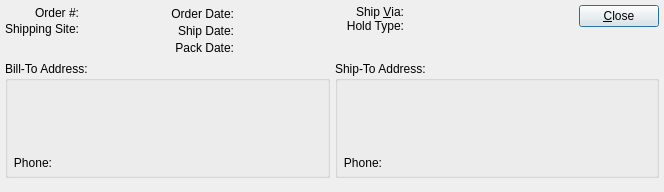
<ui version="4.0" >
 <author></author>
 <comment>This file is part of the xTuple ERP: PostBooks Edition, a free and
open source Enterprise Resource Planning software suite,
Copyright (c) 1999-2011 by OpenMFG LLC, d/b/a xTuple.
It is licensed to you under the Common Public Attribution License
version 1.0, the full text of which (including xTuple-specific Exhibits)
is available at www.xtuple.com/CPAL.  By using this software, you agree
to be bound by its terms.</comment>
 <exportmacro></exportmacro>
 <class>salesOrderInformation</class>
 <widget class="QDialog" name="salesOrderInformation" >
  <property name="enabled" >
   <bool>true</bool>
  </property>
  <property name="geometry" >
   <rect>
    <x>0</x>
    <y>0</y>
    <width>664</width>
    <height>192</height>
   </rect>
  </property>
  <property name="windowTitle" >
   <string>Sales Order Information</string>
  </property>
  <layout class="QVBoxLayout" >
   <property name="margin" >
    <number>5</number>
   </property>
   <property name="spacing" >
    <number>0</number>
   </property>
   <item>
    <layout class="QVBoxLayout" >
     <property name="margin" >
      <number>0</number>
     </property>
     <property name="spacing" >
      <number>5</number>
     </property>
     <item>
      <layout class="QHBoxLayout" >
       <property name="margin" >
        <number>0</number>
       </property>
       <property name="spacing" >
        <number>7</number>
       </property>
       <item>
        <layout class="QVBoxLayout" >
         <property name="margin" >
          <number>0</number>
         </property>
         <property name="spacing" >
          <number>0</number>
         </property>
         <item>
          <layout class="QHBoxLayout" >
           <property name="margin" >
            <number>0</number>
           </property>
           <property name="spacing" >
            <number>5</number>
           </property>
           <item>
            <layout class="QVBoxLayout" >
             <property name="margin" >
              <number>0</number>
             </property>
             <property name="spacing" >
              <number>0</number>
             </property>
             <item>
              <widget class="QLabel" name="_orderNumberLit" >
               <property name="text" >
                <string>Order #:</string>
               </property>
               <property name="alignment" >
                <set>Qt::AlignRight|Qt::AlignTrailing|Qt::AlignVCenter</set>
               </property>
              </widget>
             </item>
             <item>
              <widget class="QLabel" name="_shippingWhseLit" >
               <property name="text" >
                <string>Shipping Site:</string>
               </property>
               <property name="alignment" >
                <set>Qt::AlignRight|Qt::AlignTrailing|Qt::AlignVCenter</set>
               </property>
              </widget>
             </item>
            </layout>
           </item>
           <item>
            <layout class="QVBoxLayout" >
             <property name="margin" >
              <number>0</number>
             </property>
             <property name="spacing" >
              <number>0</number>
             </property>
             <item>
              <widget class="QLabel" name="_orderNumber" >
               <property name="minimumSize" >
                <size>
                 <width>80</width>
                 <height>0</height>
                </size>
               </property>
               <property name="alignment" >
                <set>Qt::AlignLeading|Qt::AlignLeft|Qt::AlignVCenter</set>
               </property>
              </widget>
             </item>
             <item>
              <widget class="QLabel" name="_warehouse" >
               <property name="alignment" >
                <set>Qt::AlignLeading|Qt::AlignLeft|Qt::AlignVCenter</set>
               </property>
              </widget>
             </item>
            </layout>
           </item>
          </layout>
         </item>
         <item>
          <spacer>
           <property name="orientation" >
            <enum>Qt::Vertical</enum>
           </property>
           <property name="sizeType" >
            <enum>QSizePolicy::Preferred</enum>
           </property>
           <property name="sizeHint" >
            <size>
             <width>20</width>
             <height>20</height>
            </size>
           </property>
          </spacer>
         </item>
        </layout>
       </item>
       <item>
        <layout class="QHBoxLayout" >
         <property name="margin" >
          <number>0</number>
         </property>
         <property name="spacing" >
          <number>5</number>
         </property>
         <item>
          <layout class="QVBoxLayout" >
           <property name="margin" >
            <number>0</number>
           </property>
           <property name="spacing" >
            <number>0</number>
           </property>
           <item>
            <widget class="QLabel" name="_orderDateLit" >
             <property name="text" >
              <string>Order Date:</string>
             </property>
             <property name="alignment" >
              <set>Qt::AlignRight|Qt::AlignTrailing|Qt::AlignVCenter</set>
             </property>
            </widget>
           </item>
           <item>
            <widget class="QLabel" name="_shipDateLit" >
             <property name="text" >
              <string>Ship Date:</string>
             </property>
             <property name="alignment" >
              <set>Qt::AlignRight|Qt::AlignTrailing|Qt::AlignVCenter</set>
             </property>
            </widget>
           </item>
           <item>
            <widget class="QLabel" name="_packDateLit" >
             <property name="text" >
              <string>Pack Date:</string>
             </property>
             <property name="alignment" >
              <set>Qt::AlignRight|Qt::AlignTrailing|Qt::AlignVCenter</set>
             </property>
            </widget>
           </item>
          </layout>
         </item>
         <item>
          <layout class="QVBoxLayout" >
           <property name="margin" >
            <number>0</number>
           </property>
           <property name="spacing" >
            <number>0</number>
           </property>
           <item>
            <widget class="QLabel" name="_orderDate" >
             <property name="minimumSize" >
              <size>
               <width>100</width>
               <height>0</height>
              </size>
             </property>
            </widget>
           </item>
           <item>
            <widget class="QLabel" name="_shipDate" >
             <property name="minimumSize" >
              <size>
               <width>100</width>
               <height>0</height>
              </size>
             </property>
            </widget>
           </item>
           <item>
            <widget class="QLabel" name="_packDate" >
             <property name="minimumSize" >
              <size>
               <width>100</width>
               <height>0</height>
              </size>
             </property>
            </widget>
           </item>
          </layout>
         </item>
        </layout>
       </item>
       <item>
        <layout class="QVBoxLayout" >
         <property name="margin" >
          <number>0</number>
         </property>
         <property name="spacing" >
          <number>0</number>
         </property>
         <item>
          <layout class="QHBoxLayout" >
           <property name="margin" >
            <number>0</number>
           </property>
           <property name="spacing" >
            <number>5</number>
           </property>
           <item>
            <layout class="QVBoxLayout" >
             <property name="margin" >
              <number>0</number>
             </property>
             <property name="spacing" >
              <number>0</number>
             </property>
             <item>
              <widget class="QLabel" name="_shipViaLit" >
               <property name="text" >
                <string>Ship &amp;Via:</string>
               </property>
               <property name="alignment" >
                <set>Qt::AlignRight|Qt::AlignTrailing|Qt::AlignVCenter</set>
               </property>
               <property name="buddy" >
                <cstring>_shipVia</cstring>
               </property>
              </widget>
             </item>
             <item>
              <widget class="QLabel" name="_holdTypeLit" >
               <property name="text" >
                <string>Hold Type:</string>
               </property>
               <property name="alignment" >
                <set>Qt::AlignRight|Qt::AlignTrailing|Qt::AlignVCenter</set>
               </property>
              </widget>
             </item>
            </layout>
           </item>
           <item>
            <layout class="QVBoxLayout" >
             <property name="margin" >
              <number>0</number>
             </property>
             <property name="spacing" >
              <number>0</number>
             </property>
             <item>
              <widget class="QLabel" name="_shipVia" >
               <property name="sizePolicy" >
                <sizepolicy>
                 <hsizetype>7</hsizetype>
                 <vsizetype>5</vsizetype>
                 <horstretch>0</horstretch>
                 <verstretch>0</verstretch>
                </sizepolicy>
               </property>
               <property name="alignment" >
                <set>Qt::AlignLeading|Qt::AlignLeft|Qt::AlignVCenter</set>
               </property>
              </widget>
             </item>
             <item>
              <widget class="QLabel" name="_holdType" >
               <property name="sizePolicy" >
                <sizepolicy>
                 <hsizetype>7</hsizetype>
                 <vsizetype>5</vsizetype>
                 <horstretch>0</horstretch>
                 <verstretch>0</verstretch>
                </sizepolicy>
               </property>
               <property name="alignment" >
                <set>Qt::AlignLeading|Qt::AlignLeft|Qt::AlignVCenter</set>
               </property>
              </widget>
             </item>
            </layout>
           </item>
          </layout>
         </item>
         <item>
          <spacer>
           <property name="orientation" >
            <enum>Qt::Vertical</enum>
           </property>
           <property name="sizeType" >
            <enum>QSizePolicy::Expanding</enum>
           </property>
           <property name="sizeHint" >
            <size>
             <width>20</width>
             <height>20</height>
            </size>
           </property>
          </spacer>
         </item>
        </layout>
       </item>
       <item>
        <layout class="QVBoxLayout" >
         <property name="margin" >
          <number>0</number>
         </property>
         <property name="spacing" >
          <number>0</number>
         </property>
         <item>
          <widget class="QPushButton" name="_close" >
           <property name="text" >
            <string>&amp;Close</string>
           </property>
          </widget>
         </item>
         <item>
          <spacer>
           <property name="orientation" >
            <enum>Qt::Vertical</enum>
           </property>
           <property name="sizeType" >
            <enum>QSizePolicy::Preferred</enum>
           </property>
           <property name="sizeHint" >
            <size>
             <width>20</width>
             <height>40</height>
            </size>
           </property>
          </spacer>
         </item>
        </layout>
       </item>
      </layout>
     </item>
     <item>
      <layout class="QHBoxLayout" >
       <property name="margin" >
        <number>0</number>
       </property>
       <property name="spacing" >
        <number>5</number>
       </property>
       <item>
        <widget class="QGroupBox" name="_billToGroup" >
         <property name="title" >
          <string>Bill-To Address:</string>
         </property>
         <layout class="QVBoxLayout" >
          <property name="margin" >
           <number>5</number>
          </property>
          <property name="spacing" >
           <number>0</number>
          </property>
          <item>
           <widget class="QLabel" name="_billtoName" >
            <property name="text" >
             <string/>
            </property>
           </widget>
          </item>
          <item>
           <widget class="QLabel" name="_billtoAddress1" >
            <property name="text" >
             <string/>
            </property>
           </widget>
          </item>
          <item>
           <widget class="QLabel" name="_billtoAddress2" >
            <property name="text" >
             <string/>
            </property>
           </widget>
          </item>
          <item>
           <widget class="QLabel" name="_billtoAddress3" >
            <property name="text" >
             <string/>
            </property>
           </widget>
          </item>
          <item>
           <layout class="QHBoxLayout" >
            <property name="margin" >
             <number>0</number>
            </property>
            <property name="spacing" >
             <number>5</number>
            </property>
            <item>
             <widget class="QLabel" name="_billtoCity" >
              <property name="text" >
               <string/>
              </property>
             </widget>
            </item>
            <item>
             <widget class="QLabel" name="_billtoState" >
              <property name="maximumSize" >
               <size>
                <width>40</width>
                <height>32767</height>
               </size>
              </property>
              <property name="text" >
               <string/>
              </property>
              <property name="alignment" >
               <set>Qt::AlignCenter</set>
              </property>
             </widget>
            </item>
            <item>
             <widget class="QLabel" name="_billtoZipCode" >
              <property name="text" >
               <string/>
              </property>
             </widget>
            </item>
           </layout>
          </item>
          <item>
           <layout class="QHBoxLayout" >
            <property name="margin" >
             <number>0</number>
            </property>
            <property name="spacing" >
             <number>5</number>
            </property>
            <item>
             <widget class="QLabel" name="_billtoPhoneLit" >
              <property name="text" >
               <string>Phone:</string>
              </property>
              <property name="alignment" >
               <set>Qt::AlignRight|Qt::AlignTrailing|Qt::AlignVCenter</set>
              </property>
             </widget>
            </item>
            <item>
             <widget class="QLabel" name="_billtoPhone" >
              <property name="sizePolicy" >
               <sizepolicy>
                <hsizetype>7</hsizetype>
                <vsizetype>5</vsizetype>
                <horstretch>0</horstretch>
                <verstretch>0</verstretch>
               </sizepolicy>
              </property>
              <property name="alignment" >
               <set>Qt::AlignLeading|Qt::AlignLeft|Qt::AlignVCenter</set>
              </property>
             </widget>
            </item>
           </layout>
          </item>
         </layout>
        </widget>
       </item>
       <item>
        <widget class="QGroupBox" name="_shiptoGroup" >
         <property name="title" >
          <string>Ship-To Address:</string>
         </property>
         <layout class="QVBoxLayout" >
          <property name="margin" >
           <number>5</number>
          </property>
          <property name="spacing" >
           <number>0</number>
          </property>
          <item>
           <widget class="QLabel" name="_shiptoName" >
            <property name="text" >
             <string/>
            </property>
           </widget>
          </item>
          <item>
           <widget class="QLabel" name="_shiptoAddress1" >
            <property name="text" >
             <string/>
            </property>
           </widget>
          </item>
          <item>
           <widget class="QLabel" name="_shiptoAddress2" >
            <property name="text" >
             <string/>
            </property>
           </widget>
          </item>
          <item>
           <widget class="QLabel" name="_shiptoAddress3" >
            <property name="text" >
             <string/>
            </property>
           </widget>
          </item>
          <item>
           <layout class="QHBoxLayout" >
            <property name="margin" >
             <number>0</number>
            </property>
            <property name="spacing" >
             <number>5</number>
            </property>
            <item>
             <widget class="QLabel" name="_shiptoCity" >
              <property name="text" >
               <string/>
              </property>
             </widget>
            </item>
            <item>
             <widget class="QLabel" name="_shiptoState" >
              <property name="maximumSize" >
               <size>
                <width>40</width>
                <height>32767</height>
               </size>
              </property>
              <property name="text" >
               <string/>
              </property>
              <property name="alignment" >
               <set>Qt::AlignCenter</set>
              </property>
             </widget>
            </item>
            <item>
             <widget class="QLabel" name="_shiptoZipCode" >
              <property name="text" >
               <string/>
              </property>
             </widget>
            </item>
           </layout>
          </item>
          <item>
           <layout class="QHBoxLayout" >
            <property name="margin" >
             <number>0</number>
            </property>
            <property name="spacing" >
             <number>5</number>
            </property>
            <item>
             <widget class="QLabel" name="_shiptoPhoneLit" >
              <property name="text" >
               <string>Phone:</string>
              </property>
              <property name="alignment" >
               <set>Qt::AlignRight|Qt::AlignTrailing|Qt::AlignVCenter</set>
              </property>
             </widget>
            </item>
            <item>
             <widget class="QLabel" name="_shiptoPhone" >
              <property name="sizePolicy" >
               <sizepolicy>
                <hsizetype>7</hsizetype>
                <vsizetype>5</vsizetype>
                <horstretch>0</horstretch>
                <verstretch>0</verstretch>
               </sizepolicy>
              </property>
              <property name="alignment" >
               <set>Qt::AlignLeading|Qt::AlignLeft|Qt::AlignVCenter</set>
              </property>
             </widget>
            </item>
           </layout>
          </item>
         </layout>
        </widget>
       </item>
      </layout>
     </item>
    </layout>
   </item>
   <item>
    <spacer>
     <property name="orientation" >
      <enum>Qt::Vertical</enum>
     </property>
     <property name="sizeType" >
      <enum>QSizePolicy::Expanding</enum>
     </property>
     <property name="sizeHint" >
      <size>
       <width>20</width>
       <height>20</height>
      </size>
     </property>
    </spacer>
   </item>
  </layout>
 </widget>
 <layoutdefault spacing="6" margin="11" />
 <pixmapfunction>qPixmapFromMimeSource</pixmapfunction>
 <includes/>
 <resources/>
 <connections>
  <connection>
   <sender>_close</sender>
   <signal>clicked()</signal>
   <receiver>salesOrderInformation</receiver>
   <slot>reject()</slot>
   <hints>
    <hint type="sourcelabel" >
     <x>20</x>
     <y>20</y>
    </hint>
    <hint type="destinationlabel" >
     <x>20</x>
     <y>20</y>
    </hint>
   </hints>
  </connection>
 </connections>
</ui>
